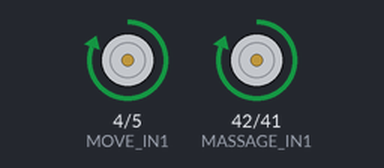
Recording of a sketch running on a simulated Arduino Mega 2560, built with avr-gcc and run on an emulated ATmega2560. Parts: motor-driver pin pairs drawn as motors (green arrow = first pin HIGH = forward, orange = second pin HIGH = backward, longer = more drive, scaled by the enable pin).

Above: at 5.5 s.
At 12.5 s:
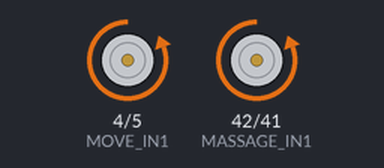
At 16.5 s:
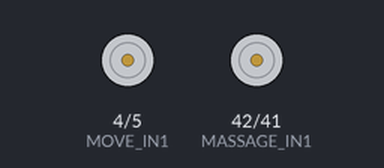
Timing chart, 0 to 22.5 s (numbered marks = the images above):
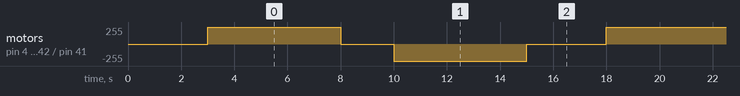

Measured:
- by itself, motor on pin 4 (MOVE_IN1) / pin 5 (MOVE_IN2), motor on pin 42 (MASSAGE_IN1) / pin 41 (MASSAGE_IN2): repeats every 15.0 s: stopped 2.0 s, backward 255/255 5.0 s, stopped 3.0 s, forward 255/255 5.0 s

The sketch:

CloudLiftDualMotorFullPowerTest.ino
```cpp
#include <Arduino.h>

// Motor 1: A channel
constexpr uint8_t MOVE_IN1 = 4;   // AIN1
constexpr uint8_t MOVE_IN2 = 5;   // AIN2
constexpr uint8_t MOVE_PWM = 6;   // PWMA

// Motor 2: C channel
constexpr uint8_t MASSAGE_PWM = 40;  // PWMC
constexpr uint8_t MASSAGE_IN2 = 41;  // CIN2
constexpr uint8_t MASSAGE_IN1 = 42;  // CIN1

void stopBoth() {
  digitalWrite(MOVE_PWM, LOW);
  digitalWrite(MASSAGE_PWM, LOW);
  digitalWrite(MOVE_IN1, LOW);
  digitalWrite(MOVE_IN2, LOW);
  digitalWrite(MASSAGE_IN1, LOW);
  digitalWrite(MASSAGE_IN2, LOW);
}

void forwardBoth() {
  digitalWrite(MOVE_IN1, HIGH);
  digitalWrite(MOVE_IN2, LOW);
  digitalWrite(MASSAGE_IN1, HIGH);
  digitalWrite(MASSAGE_IN2, LOW);
  digitalWrite(MOVE_PWM, HIGH);     // 100% duty
  digitalWrite(MASSAGE_PWM, HIGH);  // 100% duty
}

void reverseBoth() {
  digitalWrite(MOVE_IN1, LOW);
  digitalWrite(MOVE_IN2, HIGH);
  digitalWrite(MASSAGE_IN1, LOW);
  digitalWrite(MASSAGE_IN2, HIGH);
  digitalWrite(MOVE_PWM, HIGH);     // 100% duty
  digitalWrite(MASSAGE_PWM, HIGH);  // 100% duty
}

void setup() {
  pinMode(MOVE_IN1, OUTPUT);
  pinMode(MOVE_IN2, OUTPUT);
  pinMode(MOVE_PWM, OUTPUT);
  pinMode(MASSAGE_IN1, OUTPUT);
  pinMode(MASSAGE_IN2, OUTPUT);
  pinMode(MASSAGE_PWM, OUTPUT);

  stopBoth();
  delay(3000);
}

void loop() {
  forwardBoth();
  delay(5000);

  stopBoth();
  delay(2000);

  reverseBoth();
  delay(5000);

  stopBoth();
  delay(3000);
}
```
